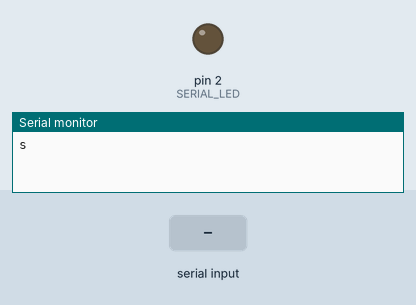
Recording of a sketch running on a simulated Arduino Mega 2560, built with avr-gcc and run on an emulated ATmega2560. Parts: output pins drawn as LEDs (lit = HIGH), the last lines printed to the serial monitor. Dashed ring = blinking. Inputs (shaded band) come from the test bench. Pins used as bus, display or sensor lines are not drawn.

Above: at 1.7 s.
1.8 s: "1" received over Serial
At 2.05 s:
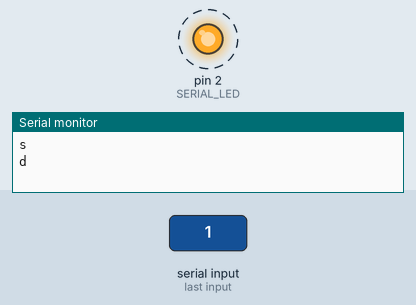
5.1 s: "a" received over Serial
At 6.2 s:
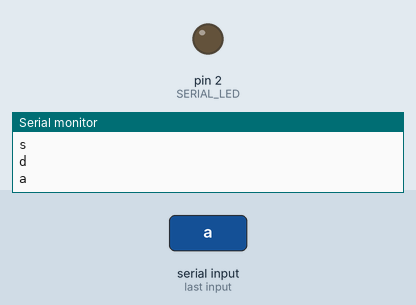
Timing chart, 0 to 8.1 s (numbered marks = the images above; inputs shaded):
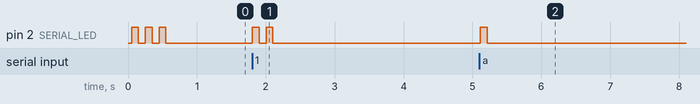

Measured:
- after the input at 1.8 s, pin 2 (SERIAL_LED): alternates HIGH for 0.10 s and LOW for 0.10 s, 4 changes in all, then stays LOW, starting at once
- after the input at 5.1 s, pin 2 (SERIAL_LED): LOW → HIGH at once, → LOW 0.10 s later

The sketch:

Arduino.ino
```cpp
//    ______
//   / ____/__    __
//  / /  __/ /___/ /_
// / /__/_  __/_  __/
// \____//_/   /_/
//


// DEFINITION


/*LIBRARIES*/
#include <SPI.h>
#include <MFRC522.h>

/*DECLARATIONS*/
#define SERIAL_LED 2
#define SS_PIN 53
#define RST_PIN 5
MFRC522 mfrc522(SS_PIN, RST_PIN);   // Create MFRC522 instance.

String lastRFID;
int Timer;

// EXECUTION

void setup() {
  //PIN DEFINITION
  pinMode(SERIAL_LED, OUTPUT);

  //SERIAL DEFINITION
  Serial.begin(9600);

  //SPI BUS START
  SPI.begin();

  //RFID INIT
  mfrc522.PCD_Init();

  //Buzz for setup end 's' for setup done
  Serial.println('s');

  twinkle(SERIAL_LED, 3);
}

void loop() {

  //RFID READING

  if ( mfrc522.PICC_IsNewCardPresent() && mfrc522.PICC_ReadCardSerial())
  {
    readRFID();
  }

  //SERIAL READING

  /*ONE BUZZING AT THE END AND 'a' FOR COMMAND SOLVED*/
  /*TWO BUZZING AND 'd' FOR COMMAND NOT SOLVED*/

  if (Serial.available()) {
    switch (Serial.read()) {

    case 'a':
      Serial.println('a');
      twinkle(SERIAL_LED, 1);
      break;

    default:
      Serial.println('d');
      twinkle(SERIAL_LED, 2);
    }
  }

  if(Timer==0){
    lastRFID = "None";
  }

  if(Timer>0){
    Timer--;
  }
}

void twinkle(int pin, int times) {
  for (int i = 0; i < times; i++) {
    digitalWrite(pin, HIGH);
    delay(100);
    digitalWrite(pin, LOW);
    if (times - i > 1) {
      delay(100);
    }
  }
}

void readRFID(){
  String conteudo= "";
  for (byte i = 0; i < mfrc522.uid.size; i++)
  {
     conteudo.concat(String(mfrc522.uid.uidByte[i] < 0x10 ? " 0" : " "));
     conteudo.concat(String(mfrc522.uid.uidByte[i], HEX));
  }
  if(lastRFID!=conteudo){
    lastRFID = conteudo;
    Serial.println("r" + conteudo);
    Timer = 555; // APROX. 15secs
  }
}
```
